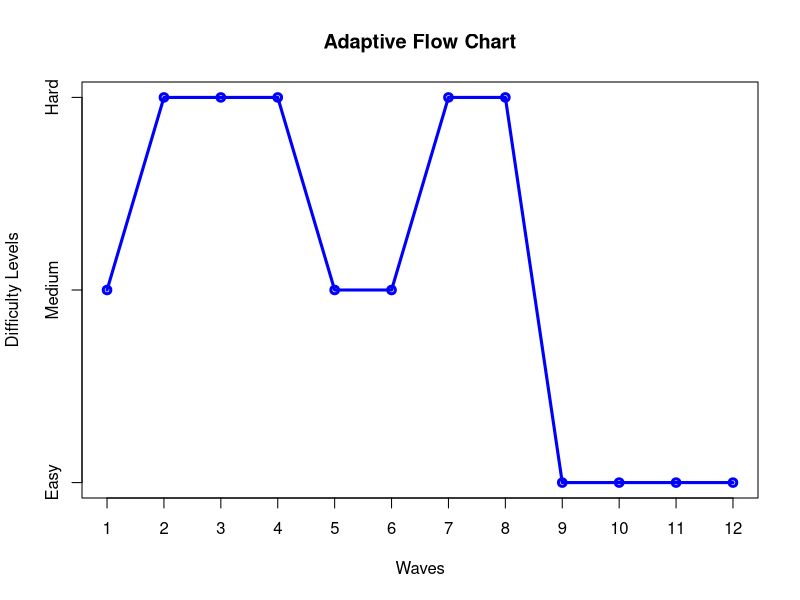

Generate this figure with R:
# Create the data for the chart.
v <- c(1,2,2,2,1,1,2,2,0,0,0,0)

# Give the chart file a name.
pdf(file = "line_chart.pdf")

# Plot the bar chart. 
plot(v,type = "o", col = "blue", xlab = "Waves", ylab = "Difficulty Levels", main = "Adaptive Flow Chart",xaxt ='n',yaxt='n',lwd=3)

axis(1, at = 1:12, labels = 1:12)

list <- c("Easy", "Medium","Hard")
axis(2, at = 0:2, labels = list[1:3])

# Save the file.
dev.off()


